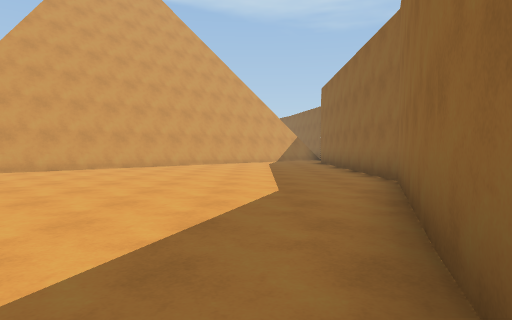
View 1 (above)

16 first-person views from a walk through a scene from a Unity 3-D project. The camera is 1.2 m above the floor, tilts 2° down and sees 75° across. The floor is counted in squares, 2 m on a side. Each view is taken from the middle of a square. On the plan, view 1 faces up. The plan holds only what a view shows up to about 10 squares ahead; the rest is blank. The place goes on beyond the plan. The player character is not drawn. Some animated figures are not drawn.

View 2
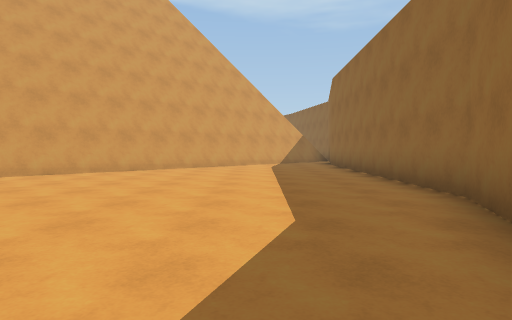

View 3
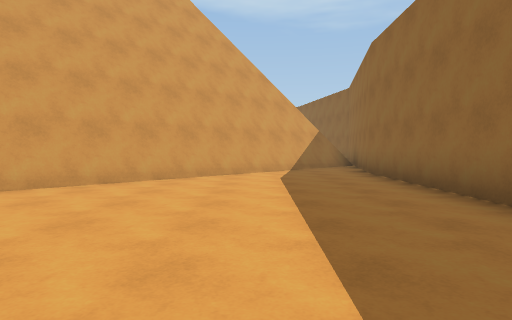

View 4
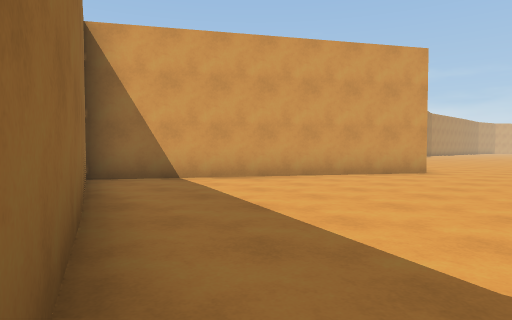

View 5
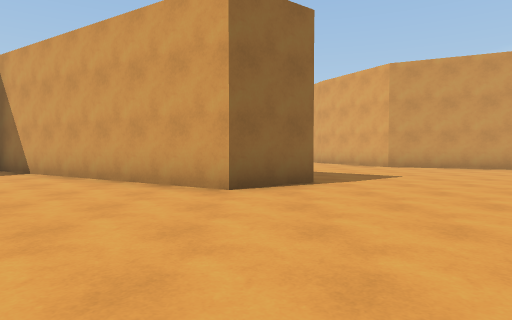

View 6
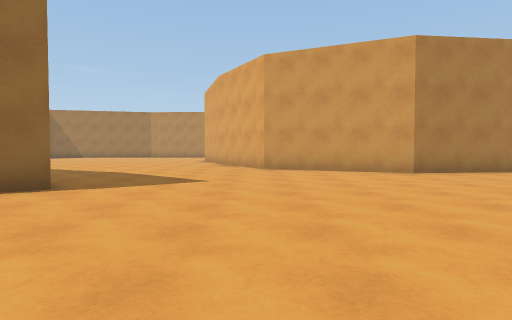

View 7
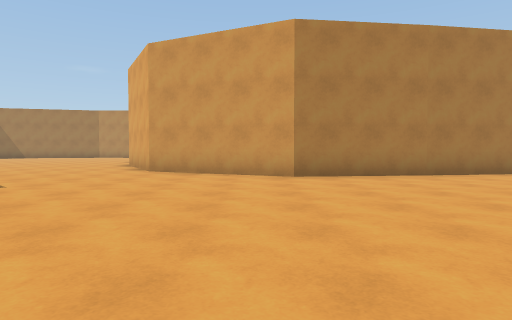

View 8
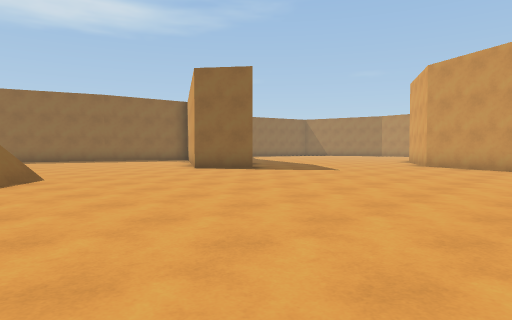

View 9
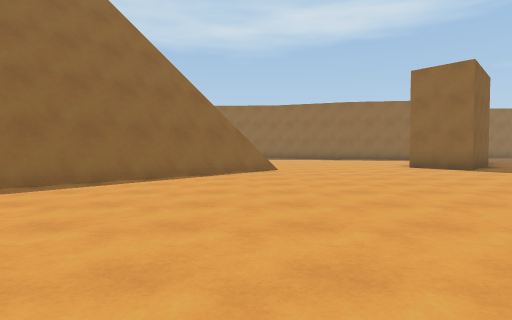

View 10
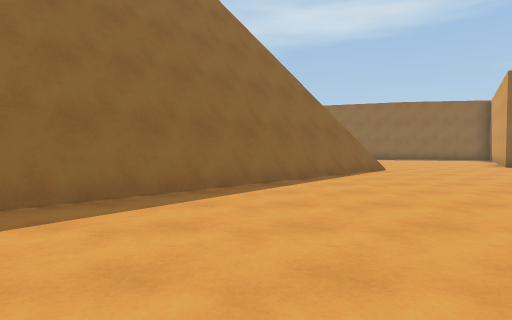

View 11
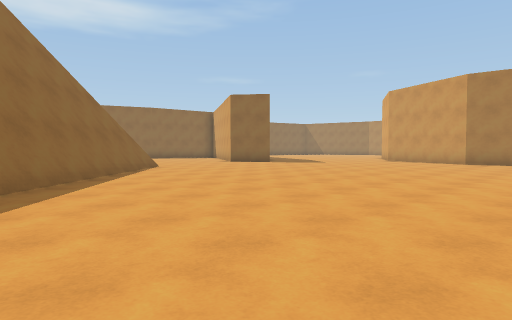

View 12
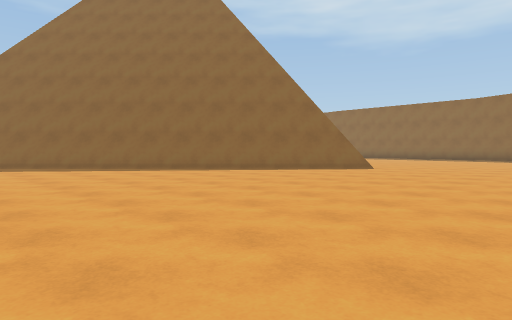

View 13
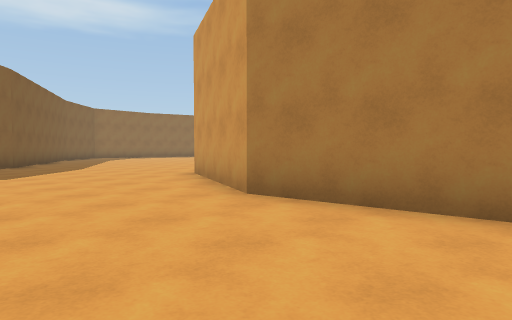

View 14
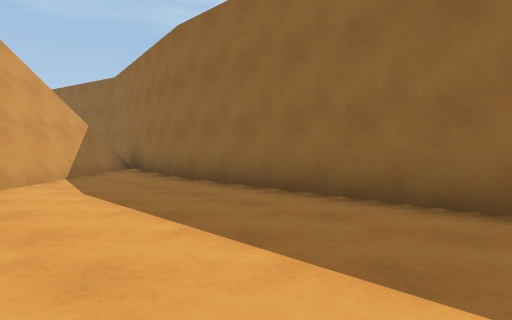

View 15
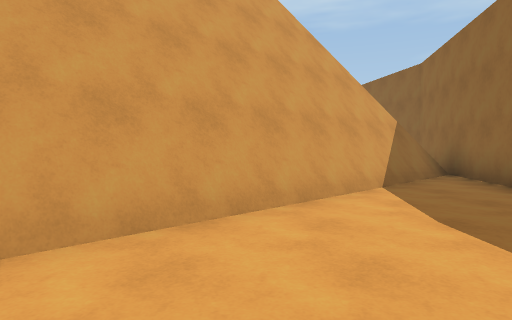

View 16
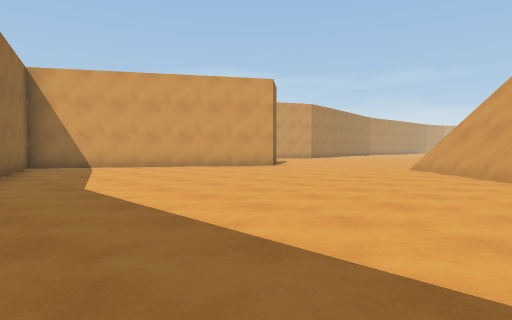

### Floor plan
Key: @ floor where view 1 was taken; # wall or solid block; . floor; / step, stairs or slope.
Columns run from 18 left of view 1 to 4 right of it. Each row starts with its distance up from view 1.
 20                       #
 19                       #
 18                      ##
 17                    ###
 16                   ##/#
 15    #             ##/.#
 14    ##           ##/..#
 13    .##         ##/...#
 12 .....##       ##/....#
 11 ......##     ##/.....#
 10 .......##   ##/......#
  9 ........#####/.......#
  8 .........###/........#
  7  .........#/.........#
  6  ....................#
  5  ....................#
  4  ...................##
  3  ...................#
  2  ..........#.......##
  1 ..........####.....#
  0 ............####..@#
 -1 .............# ##.##
 -2 .............   ###
 -3 ######.......
 -4      ###.....
 -5        #....

Positions as (right, up) in squares from view 1, and headings:
1: (0, 0), facing up
2: (0, 2), facing up
3: (0, 6), facing up
4: (2, 5), facing down-left
5: (-7, 7), facing down
6: (-11, 6), facing down
7: (-14, 5), facing down
8: (-15, 8), facing down-right
9: (-17, 7), facing right
10: (-17, 10), facing right
11: (-18, 12), facing down-right
12: (-17, 2), facing up-right
13: (-18, 1), facing down-right
14: (-1, 8), facing up-right
15: (-1, 10), facing up
16: (2, 10), facing down-left
